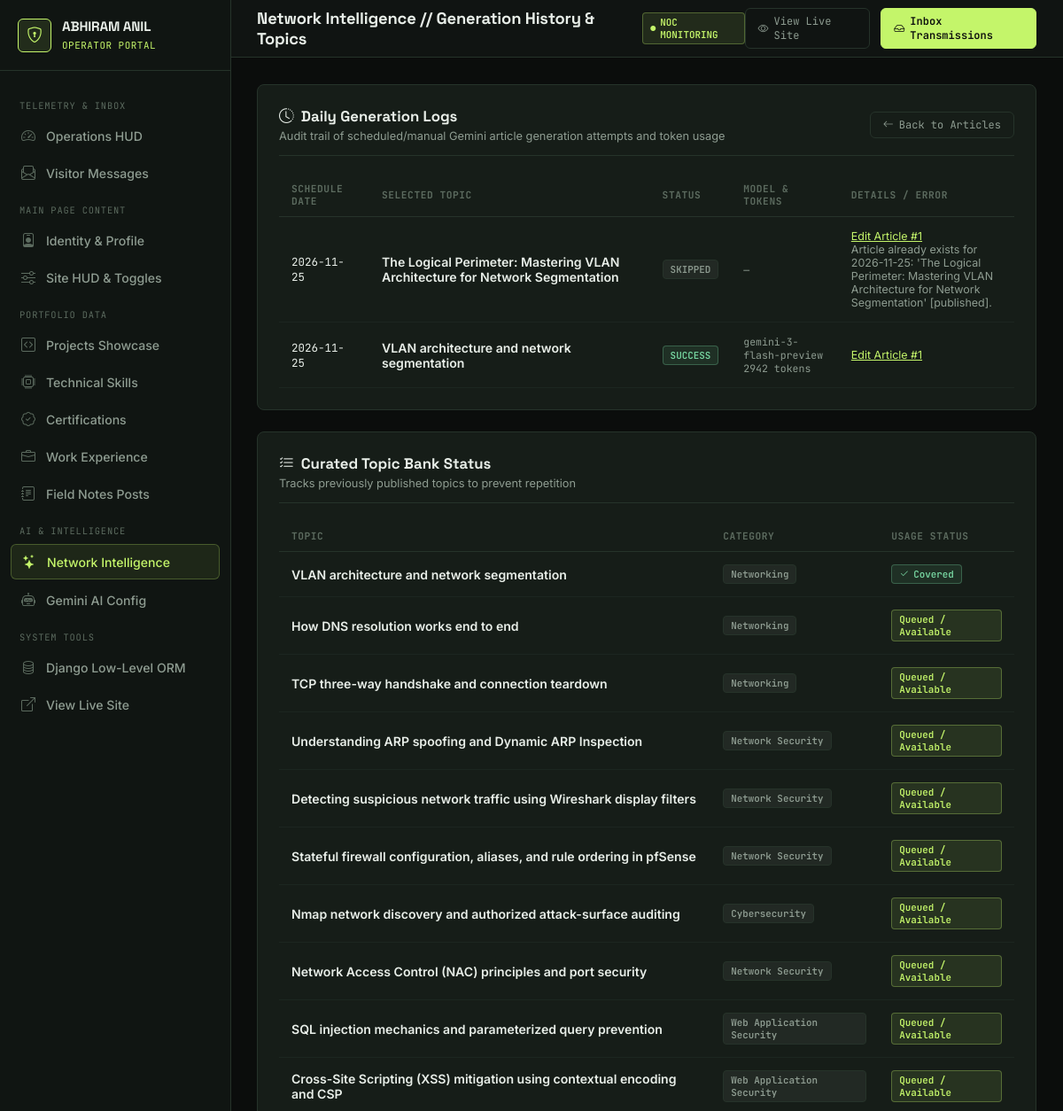
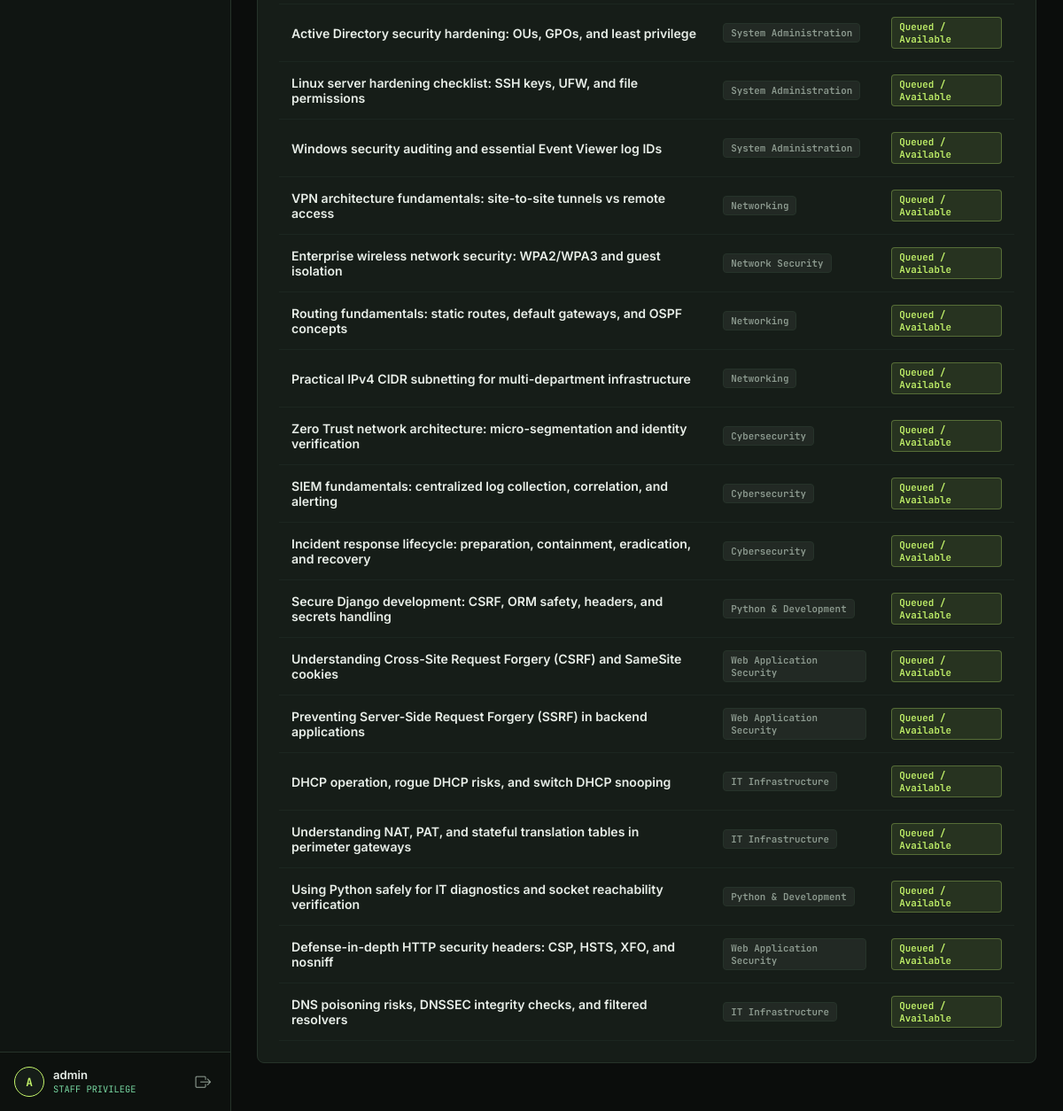
The page /portal/intelligence/logs/ (signed in) on the database its author committed (2 pictures, top to bottom).
### intelligence/models.py (models this page shows, shortened)
class ArticleGenerationLog(models.Model):
    LOG_STATUS_CHOICES = [
        ('success', 'Success'),
        ('skipped', 'Skipped (Already Exists)'),
        ('failed', 'Failed'),
        ('duplicate_blocked', 'Duplicate Blocked'),
    ]
    generation_date = models.DateField(db_index=True)
    selected_topic = models.CharField(max_length=255)
    status = models.CharField(max_length=30, choices=LOG_STATUS_CHOICES, db_index=True)
    error_message = models.TextField(blank=True)
    generated_article = models.ForeignKey(
        DailyArticle,
        null=True,
        blank=True,
        on_delete=models.SET_NULL,
        related_name='generation_logs'
    )
    token_usage = models.JSONField(default=dict, blank=True)
    model_used = models.CharField(max_length=100, blank=True)
    created_at = models.DateTimeField(auto_now_add=True)
    class Meta:
        ordering = ['-created_at']
        verbose_name = "Article Generation Log"
        verbose_name_plural = "Article Generation Logs"

class DailyArticle(models.Model):
    CATEGORY_CHOICES = [
        ('Networking', 'Networking'),
        ('Network Security', 'Network Security'),
        ('Cybersecurity', 'Cybersecurity'),
        ('System Administration', 'System Administration'),
        ('Web Application Security', 'Web Application Security'),
        ('IT Infrastructure', 'IT Infrastructure'),
        ('Python & Development', 'Python & Development'),
    ]
    STATUS_CHOICES = [
        ('draft', 'Draft'),
        ('pending_review', 'Pending Review'),
        ('published', 'Published'),
        ('archived', 'Archived'),
    ]
    title = models.CharField(max_length=255)
    slug = models.SlugField(max_length=260, unique=True)
    subtitle = models.CharField(max_length=320)
    introduction = models.TextField()
    content = models.JSONField(
        default=dict,
        help_text="Structured validated sections: what_is_it, how_it_works, technical_explanation, practical_example, commands_and_configs, security_implications, common_mistakes, prevention_best_practices, key_takeaways, further_learning."
    )
    category = models.CharField(max_length=80, choices=CATEGORY_CHOICES, default='Networking', db_index=True)
    tags = models.CharField(max_length=300, blank=True, help_text="Comma-separated tags")
    cover_image = models.ImageField(upload_to='intelligence/covers/', blank=True, null=True)
    reading_time = models.PositiveIntegerField(default=6, help_text="Estimated reading time in minutes")
    scheduled_date = models.DateField(
        null=True,
        blank=True,
        unique=True,
        help_text="Prevents duplicate daily generation for the same calendar date."
    )
    topic_key = models.CharField(max_length=150, blank=True, db_index=True)
    generated_at = models.DateTimeField(auto_now_add=True)
    published_at = models.DateTimeField(null=True, blank=True, db_index=True)
    status = models.CharField(max_length=20, choices=STATUS_CHOICES, default='pending_review', db_index=True)
    is_featured = models.BooleanField(default=False, db_index=True)
    ai_generated = models.BooleanField(default=True)
    content_hash = models.CharField(max_length=64, unique=True, blank=True)
    updated_at = models.DateTimeField(auto_now=True)
    class Meta:
        ordering = ['-published_at', '-generated_at']
        verbose_name = "Daily Intelligence Article"
        verbose_name_plural = "Daily Intelligence Articles"

### portal/views.py (the view)
# urls.py: path('intelligence/logs/', views.intelligence_logs_view, name='intelligence_logs'),
@staff_member_required(login_url='portal:login')
def intelligence_logs_view(request):
    logs = ArticleGenerationLog.objects.select_related('generated_article').all()[:50]
    used_keys = set(DailyArticle.objects.exclude(topic_key='').values_list('topic_key', flat=True))
    topics_status = [
        {
            'key': item['key'],
            'topic': item['topic'],
            'category': item['category'],
            'used': item['key'] in used_keys,
        }
        for item in TOPIC_BANK
    ]
    return render(request, 'portal/intelligence_logs.html', {
        'logs': logs,
        'topics_status': topics_status,
        'active_tab': 'intelligence',
    })

### core/models.py (called while the page is built)
    @classmethod
    def load(cls):
        obj, created = cls.objects.get_or_create(pk=1)
        return obj

### portfolio/models.py (called while the page is built)
    @classmethod
    def load(cls):
        obj, created = cls.objects.get_or_create(pk=1)
        return obj

### templates/portal/intelligence_logs.html
{% extends 'portal/base_portal.html' %}
{% block page_title %}Network Intelligence // Generation History & Topics{% endblock %}
{% block content %}
<div class="portal-card">
  <div class="portal-card-header">
    <div>
      <h3 class="portal-card-title"><i class="bi bi-clock-history"></i> Daily Generation Logs</h3>
      <div class="portal-card-subtitle">Audit trail of scheduled/manual Gemini article generation attempts and token usage</div>
    </div>
    <a href="{% url 'portal:intelligence_list' %}" class="portal-btn-sm portal-btn-outline">
      <i class="bi bi-arrow-left"></i> Back to Articles
    </a>
  </div>
  {% if logs %}
    <div class="portal-table-container">
      <table class="portal-table">
        <thead>
          <tr>
            <th>Schedule Date</th>
            <th>Selected Topic</th>
            <th>Status</th>
            <th>Model & Tokens</th>
            <th>Details / Error</th>
          </tr>
        </thead>
        <tbody>
          {% for log in logs %}
            <tr>
              <td style="font-family: var(--font-mono); font-size: 0.78rem;">{{ log.generation_date|date:"Y-m-d" }}</td>
              <td style="font-weight: 600;">{{ log.selected_topic }}</td>
              <td>
                {% if log.status == 'success' %}
                  <span class="portal-pill portal-pill-green">SUCCESS</span>
                {% elif log.status == 'skipped' %}
                  <span class="portal-pill portal-pill-dim">SKIPPED</span>
                {% elif log.status == 'duplicate_blocked' %}
                  <span class="portal-pill portal-pill-amber">DUPLICATE BLOCKED</span>
                {% else %}
                  <span class="portal-pill portal-pill-red">FAILED</span>
                {% endif %}
              </td>
              <td style="font-family: var(--font-mono); font-size: 0.72rem; color: var(--portal-text-muted);">
                {{ log.model_used|default:"—" }}
                {% if log.token_usage.total_tokens %}
                  <div>{{ log.token_usage.total_tokens }} tokens</div>
                {% endif %}
              </td>
              <td style="font-size: 0.78rem; color: var(--portal-text-muted); max-width: 280px;">
                {% if log.generated_article %}
                  <a href="{% url 'portal:intelligence_edit' log.generated_article.pk %}" style="color: var(--portal-lime);">Edit Article #{{ log.generated_article.pk }}</a>
                {% endif %}
                {% if log.error_message %}
                  <div>{{ log.error_message|truncatechars:140 }}</div>
                {% endif %}
              </td>
            </tr>
          {% endfor %}
        </tbody>
      </table>
    </div>
  {% else %}
    <div style="text-align: center; padding: 36px; color: var(--portal-text-muted);">No generation logs recorded yet.</div>
  {% endif %}
</div>
<div class="portal-card">
  <div class="portal-card-header">
    <div>
      <h3 class="portal-card-title"><i class="bi bi-list-check"></i> Curated Topic Bank Status</h3>
      <div class="portal-card-subtitle">Tracks previously published topics to prevent repetition</div>
    </div>
  </div>
  <div class="portal-table-container">
    <table class="portal-table">
      <thead>
        <tr>
          <th>Topic</th>
          <th>Category</th>
          <th>Usage Status</th>
        </tr>
      </thead>
      <tbody>
        {% for t in topics_status %}
          <tr>
            <td style="font-weight: 600;">{{ t.topic }}</td>
            <td><span class="portal-pill portal-pill-dim">{{ t.category }}</span></td>
            <td>
              {% if t.used %}
                <span class="portal-pill portal-pill-green"><i class="bi bi-check2"></i> Covered</span>
              {% else %}
                <span class="portal-pill portal-pill-lime">Queued / Available</span>
              {% endif %}
            </td>
          </tr>
        {% endfor %}
      </tbody>
    </table>
  </div>
</div>
{% endblock %}

### templates/portal/base_portal.html (shortened to what this page needs)
{% load static %}
<!DOCTYPE html>
<html lang="en">
<head>
  <link rel="stylesheet" href="https://cdn.jsdelivr.net/npm/bootstrap-icons@1.11.3/font/bootstrap-icons.min.css">
  <link rel="stylesheet" href="{% static 'css/portal.css' %}">
</head>
<body class="portal-body">
  <aside class="portal-sidebar">
    <div class="portal-brand">
      <div class="portal-brand-icon">
        <i class="bi bi-shield-lock"></i>
      </div>
      <div class="portal-brand-text">
        <h1>ABHIRAM ANIL</h1>
        <span>OPERATOR PORTAL</span>
      </div>
    </div>
    <nav class="portal-nav">
      <div class="portal-nav-section-label">TELEMETRY & INBOX</div>
      <a href="{% url 'portal:dashboard' %}" class="portal-nav-link {% if active_tab == 'dashboard' %}active{% endif %}">
        <i class="bi bi-speedometer2"></i>
        <span>Operations HUD</span>
      </a>
      <a href="{% url 'portal:messages' %}" class="portal-nav-link {% if active_tab == 'messages' %}active{% endif %}">
        <i class="bi bi-envelope-paper"></i>
        <span>Visitor Messages</span>
      </a>
      <div class="portal-nav-section-label">MAIN PAGE CONTENT</div>
      <a href="{% url 'portal:profile_edit' %}" class="portal-nav-link {% if active_tab == 'profile' %}active{% endif %}">
        <i class="bi bi-person-badge"></i>
        <span>Identity & Profile</span>
      </a>
      <a href="{% url 'portal:settings_edit' %}" class="portal-nav-link {% if active_tab == 'settings' %}active{% endif %}">
        <i class="bi bi-sliders"></i>
        <span>Site HUD & Toggles</span>
      </a>
      <div class="portal-nav-section-label">PORTFOLIO DATA</div>
      <a href="{% url 'portal:projects_list' %}" class="portal-nav-link {% if active_tab == 'projects' %}active{% endif %}">
        <i class="bi bi-code-square"></i>
        <span>Projects Showcase</span>
      </a>
      <a href="{% url 'portal:skills_list' %}" class="portal-nav-link {% if active_tab == 'skills' %}active{% endif %}">
        <i class="bi bi-cpu"></i>
        <span>Technical Skills</span>
      </a>
      <a href="{% url 'portal:certifications_list' %}" class="portal-nav-link {% if active_tab == 'certifications' %}active{% endif %}">
        <i class="bi bi-patch-check"></i>
        <span>Certifications</span>
      </a>
      <a href="{% url 'portal:experience_list' %}" class="portal-nav-link {% if active_tab == 'experience' %}active{% endif %}">
        <i class="bi bi-briefcase"></i>
        <span>Work Experience</span>
      </a>
      <a href="{% url 'portal:journal_list' %}" class="portal-nav-link {% if active_tab == 'journal' %}active{% endif %}">
        <i class="bi bi-journal-text"></i>
        <span>Field Notes Posts</span>
      </a>
      <div class="portal-nav-section-label">AI & INTELLIGENCE</div>
      <a href="{% url 'portal:intelligence_list' %}" class="portal-nav-link {% if active_tab == 'intelligence' %}active{% endif %}">
        <i class="bi bi-stars"></i>
        <span>Network Intelligence</span>
      </a>
      <a href="{% url 'portal:ai_settings' %}" class="portal-nav-link {% if active_tab == 'ai_settings' %}active{% endif %}">
        <i class="bi bi-robot"></i>
        <span>Gemini AI Config</span>
      </a>
      <div class="portal-nav-section-label">SYSTEM TOOLS</div>
      <a href="/sys-admin/" target="_blank" class="portal-nav-link">
        <i class="bi bi-database"></i>
        <span>Django Low-Level ORM</span>
      </a>
      <a href="{% url 'home' %}" target="_blank" class="portal-nav-link">
        <i class="bi bi-box-arrow-up-right"></i>
        <span>View Live Site</span>
      </a>
    </nav>
    <div class="portal-user-footer">
      <div class="portal-user-info">
        <div class="portal-avatar-mini">{{ request.user.username|make_list|first|upper }}</div>
        <div>
          <div class="portal-user-name">{{ request.user.username }}</div>
          <div class="portal-user-role">STAFF PRIVILEGE</div>
        </div>
      </div>
      <a href="{% url 'portal:logout' %}" class="portal-logout-btn" title="Terminate Session / Logout">
        <i class="bi bi-box-arrow-right"></i>
      </a>
    </div>
  </aside>
  <div class="portal-main">
    <header class="portal-header">
      <div class="portal-header-left">
        <h2 class="portal-page-title">{% block page_title %}NOC Operations Portal{% endblock %}</h2>
        <span class="portal-pill portal-pill-lime">
          <i class="bi bi-circle-fill" style="font-size: 6px;"></i> NOC MONITORING
        </span>
      </div>
      <div class="portal-header-right">
        <a href="{% url 'home' %}" target="_blank" class="portal-btn-sm portal-btn-outline">
          <i class="bi bi-eye"></i> View Live Site
        </a>
        <a href="{% url 'portal:messages' %}" class="portal-btn-sm portal-btn-accent">
          <i class="bi bi-inbox"></i> Inbox Transmissions
        </a>
      </div>
    </header>
    <main class="portal-content">
      {% block content %}{% endblock %}
    </main>
  </div>
</body>
</html>

### rows shown on the page
ArticleGenerationLog: generation_date "2026-11-25", selected_topic "The Logical Perimeter: Mastering VLAN Architecture for Network Segmentation", status "SKIPPED", model_used "—", generated_article.pk "1", error_message "Article already exists for 2026-11-25: 'The Logical Perimeter: Mastering VLAN Architecture for Network Segmentation' [published]."
ArticleGenerationLog: generation_date "2026-11-25", selected_topic "VLAN architecture and network segmentation", status "SUCCESS", model_used "gemini-3-flash-preview", token_usage.total_tokens "2942", generated_article.pk "1"

### other values the page prints
{{ request.user.username|make_list|first|upper }} "A"
{{ request.user.username }} "admin"
{{ t.topic }} "VLAN architecture and network segmentation" "How DNS resolution works end to end" "TCP three-way handshake and connection teardown" "Understanding ARP spoofing and Dynamic ARP Inspection" "Detecting suspicious network traffic using Wireshark display filters" "Stateful firewall configuration, aliases, and rule ordering in pfSense" "Nmap network discovery and authorized attack-surface auditing" "Network Access Control (NAC) principles and port security" "SQL injection mechanics and parameterized query prevention" "Cross-Site Scripting (XSS) mitigation using contextual encoding and CSP" "Active Directory security hardening: OUs, GPOs, and least privilege" "Linux server hardening checklist: SSH keys, UFW, and file permissions" "Windows security auditing and essential Event Viewer log IDs" "VPN architecture fundamentals: site-to-site tunnels vs remote access" "Enterprise wireless network security: WPA2/WPA3 and guest isolation" "Routing fundamentals: static routes, default gateways, and OSPF concepts" "Practical IPv4 CIDR subnetting for multi-department infrastructure" "Zero Trust network architecture: micro-segmentation and identity verification" "SIEM fundamentals: centralized log collection, correlation, and alerting" "Incident response lifecycle: preparation, containment, eradication, and recovery" "Secure Django development: CSRF, ORM safety, headers, and secrets handling" "Understanding Cross-Site Request Forgery (CSRF) and SameSite cookies" "Preventing Server-Side Request Forgery (SSRF) in backend applications" "DHCP operation, rogue DHCP risks, and switch DHCP snooping" "Understanding NAT, PAT, and stateful translation tables in perimeter gateways" "Using Python safely for IT diagnostics and socket reachability verification" "Defense-in-depth HTTP security headers: CSP, HSTS, XFO, and nosniff" "DNS poisoning risks, DNSSEC integrity checks, and filtered resolvers"
{{ t.category }} "Networking" "Networking" "Networking" "Network Security" "Network Security" "Network Security" "Cybersecurity" "Network Security" "Web Application Security" "Web Application Security" "System Administration" "System Administration" "System Administration" "Networking" "Network Security" "Networking" "Networking" "Cybersecurity" "Cybersecurity" "Cybersecurity" "Python & Development" "Web Application Security" "Web Application Security" "IT Infrastructure" "IT Infrastructure" "Python & Development" "Web Application Security" "IT Infrastructure"
